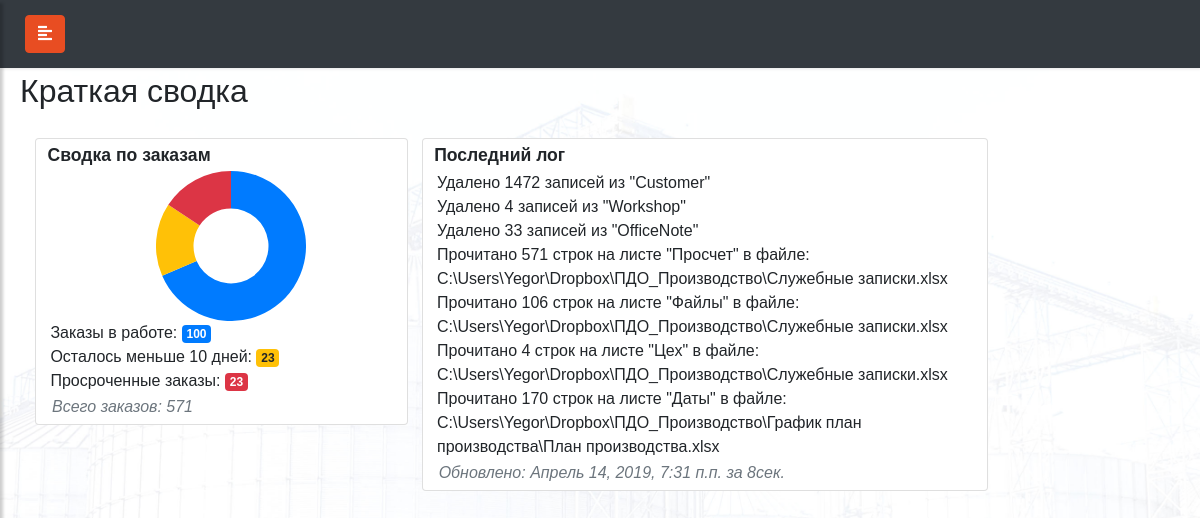
The page / on the database its author committed.
### timeworker/models.py (models this page shows, shortened)
class TWorker(models.Model):
    date_start = models.DateTimeField(
                            verbose_name="Начало работ",
                            null = True,
                            blank = True
                            )
    date_end = models.DateTimeField(
                            verbose_name="Окончание работ",
                            null = True,
                            blank = True
                            )
    yes_processed_rows = models.PositiveIntegerField(
                            verbose_name="Обработанные строки",
                            null = True,
                            blank = True
                            )
    not_processed_rows = models.PositiveIntegerField(
                            verbose_name="Удаленные записи",
                            null = True,
                            blank = True
                            )
    log_text = models.TextField(
                            verbose_name="Лог",
                            null = True,
                            blank = True
                            )
    ready = models.BooleanField(
                            verbose_name='Работа завершена',
                            null = True,
                            blank = True
                            )
    def get_status(self):
        if self.ready:
            return (self.date_end - self.date_start).seconds
    class Meta:
        ordering = ["id"]
        verbose_name = "работу"
        verbose_name_plural = "работа"

### ops/views.py (the view)
# urls.py: path('', views.index, name='index'),
def index(request):
    title = "Главная"
    nowday = datetime.now()
    day_add_ten_days = nowday+timedelta(days=10)
    all_orders = Order.objects.all()
    len_orders = all_orders.count()
    len_ready_orders = all_orders.filter(ready=True).count()
    len_min_ten = all_orders.filter(ready=False).filter(shipmentto__lte=nowday).count()
    len_max_ten = all_orders.filter(ready=False).filter(shipmentto__gte=day_add_ten_days).count()
    len_pros = all_orders.filter(ready=False).filter(shipmentto__lte=nowday).count()
    logger.info('"%s" page visited. User: %s' % (title, request.user))
    return TemplateResponse(request, 'index.html', {
                                                    'title':title,
                                                    'len_notes':OfficeNote.objects.all().count(),
                                                    'len_orders':len_orders, # Все заказы
                                                    'len_ready_orders':len_ready_orders, # Готовые
                                                    'len_max_ten':len_max_ten, # Больше 10 дней
                                                    'len_min_ten':len_min_ten, # Меньше 10 дней
                                                    'len_pros':len_pros, # Просроченные
                                                    'last_log': TWorker.objects.last()
                                                    })

### common/templates/index.html (shortened to what this page needs)
{% extends "base.html" %}
{% block content %}
<h2>Краткая сводка</h2>
<div class="container-fluid">
<div class="row">
  <div class="col-sm-12 col-xl-4 col-lg-4 col-md-6" style="margin-top: 20px">
    <div class="card mr-n3">
      <div class="card-body">
        <h5 class="card-title">Сводка по заказам</h5>
        <div class="row">
          <div class="mx-auto" style="width: 160px;">
          </div>
          <div class="col" style="min-width: 250px;">
            <p>Заказы в работе: <a href="#" class="badge badge-primary">{{len_max_ten}}</a></p>
            <p>Осталось меньше 10 дней: <a href="#" class="badge badge-warning">{{len_min_ten}}</a></p>
            <p>Просроченные заказы: <a href="#" class="badge badge-danger">{{len_pros}}</a></p>
          </div>
        </div>
      </div>
      <i class="text-muted">Всего заказов: {{ len_orders }}</i>
    </div>
  </div>
  <div class="col-sm-12 col-xl-6 col-lg-6 col-md-6" style="margin-top: 20px">
    <div class="card mr-n3">
      <div class="card-body">
        <h5 class="card-title">Последний лог</h5>
          <p class="card-text">{{ last_log.log_text|linebreaksbr }}</p>
      </div>
      <i class="text-muted">Обновлено: {{ last_log.date_end }} за {{ last_log.get_status }}сек.</i>
    </div>
  </div>
</div>
</div>
{% endblock %}

### static/css/style.css (style rules this page uses)
body { font-family: 'Calibri', sans-serif; }
a, a:hover, a:focus { color: inherit; text-decoration: none; transition: all 0.3s; }
.card .card-title { font-size: 1.1em; margin-bottom: 0.1rem; font-weight: bold; padding-top: 0.2em; padding-bottom: 0.2em; padding-left: 0.2em }
.card .card-body { padding: 2px 8px 2px; }
.card p { margin-bottom: 0; padding-left: 0.4em; }
.card i { padding-left: 1em; padding-bottom: 0.3em; }

### rows shown on the page
TWorker: log_text "Удалено 1472 записей из \"Customer\" Удалено 4 записей из \"Workshop\" Удалено 33 записей из \"OfficeNote\" Прочитано 571 строк на листе \"Просчет\" в файле: C:\\Users\\Yegor\\Dropbox\\ПДО_Производство\\Служебные записки.xlsx Прочитано 106 строк на листе \"Файлы\" в файле: C:\\Users\\Yegor\\Dropbox\\ПДО_Производство\\Служебные записки.xlsx Прочитано 4 строк на листе \"Цех\" в файле: C:\\Users\\Yegor\\Dropbox\\ПДО_Производство\\Служебные записки.xlsx Прочитано 170 строк на листе \"Даты\" в файле: C:\\Users\\Yegor\\Dropbox\\ПДО_Производство\\График план производства\\План производства.xlsx", date_end "Апрель 14, 2019, 7:31 п.п.", get_status "8"

### other values the page prints
{{ len_max_ten }} "100"
{{ len_min_ten }} "23"
{{ len_pros }} "23"
{{ len_orders }} "571"
